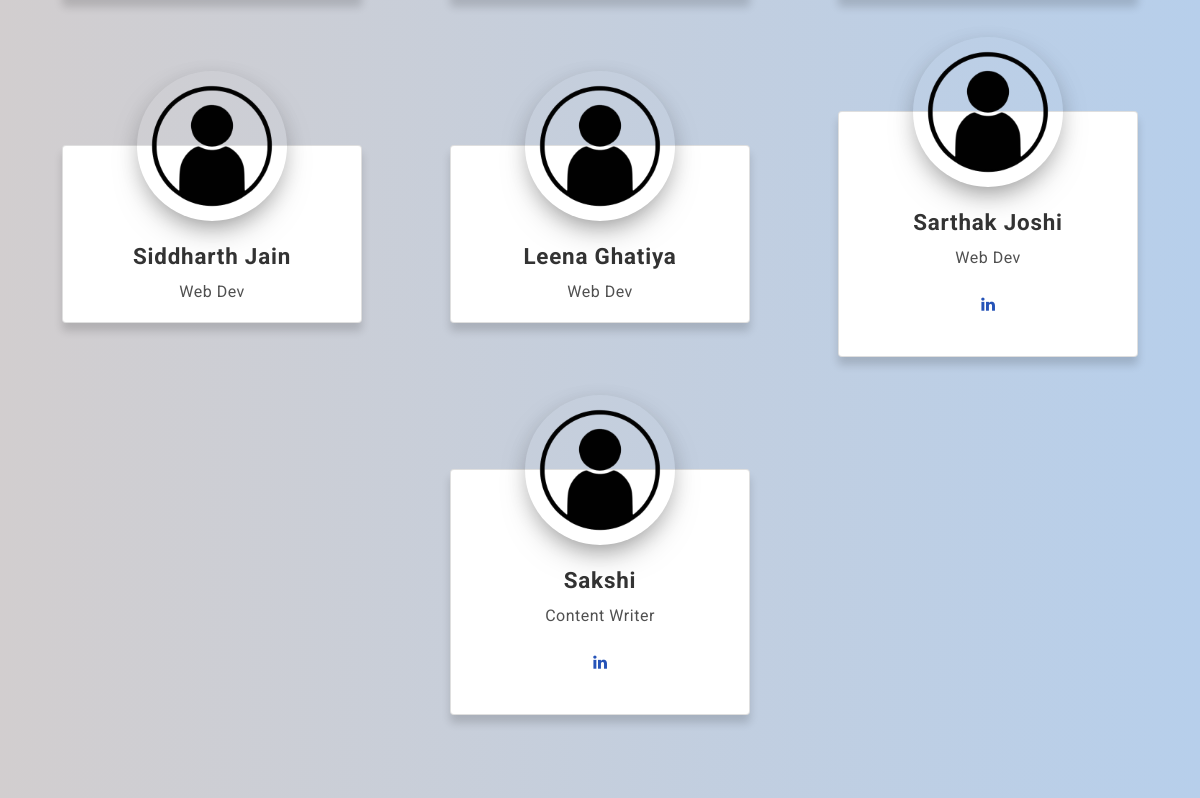
The page /faculty (middle part) on the database as committed earlier.
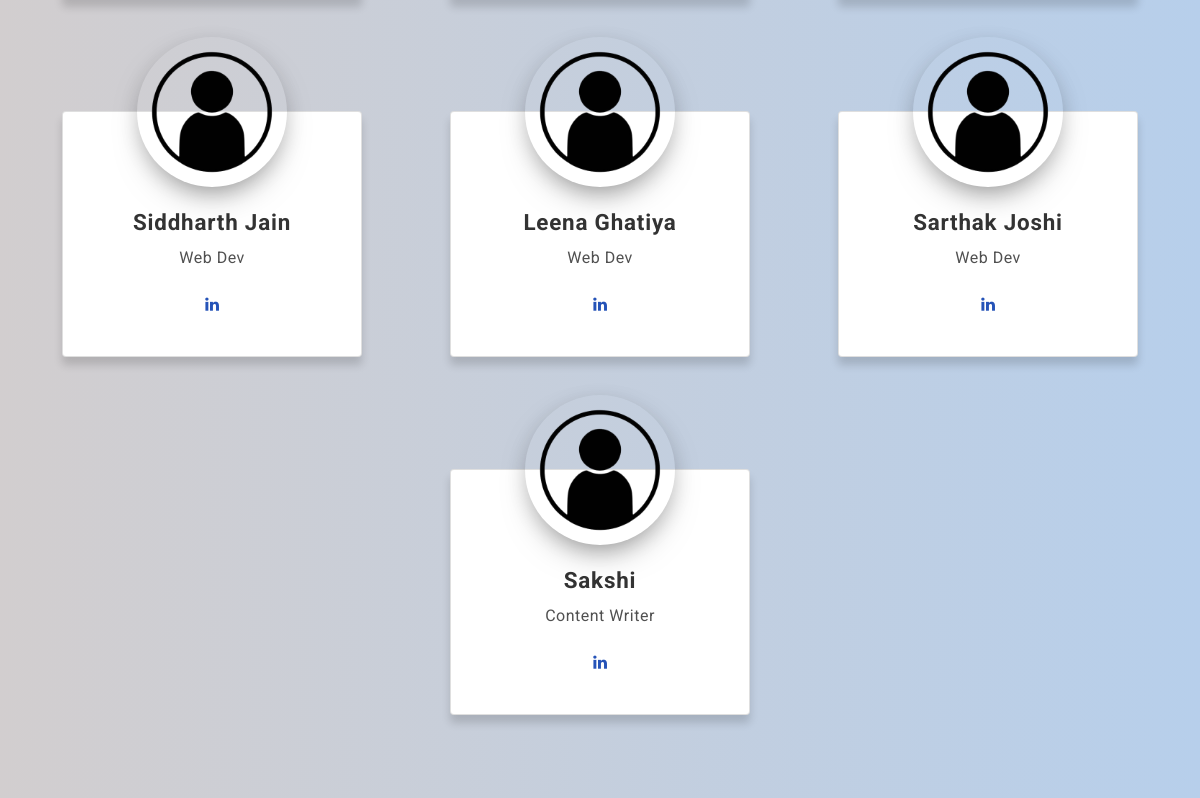
The same page on the database as committed later.
### main/models.py (models this page shows, shortened)
class Faculty(models.Model):
    name = models.CharField(max_length=100, blank=False)
    post = models.CharField(max_length=100, blank=False)
    linked_in = models.URLField(blank=True)
    facebook = models.URLField(blank=True)
    twitter = models.URLField(blank=True)

### main/views.py (the view)
# urls.py: path('faculty', views.faculty, name="faculty"),
def faculty(request):
    index=Index.objects.filter()[:1].get()
    programs=Programs.objects.all()
    context={'faculty': Faculty.objects.all(),'index':index,'programs':programs}
    return render(request, 'faculty.html', context)

### templates/faculty.html (shortened to what this page needs)
  {% extends 'index_main.html' %}
  {% load static %}
  {% block head %}
    <link rel="stylesheet" href="{% static 'assets/css/faculty_style.css' %}">
  {% endblock %}
  {% block main %}
  <section class="team-section">
      <div class="containerfac">
            <div class="row">
                {%  for faculty in faculty %}
                <div class="card">
                    <div class="card-image">
                        <img src="{% static 'assets/images/team.png' %}" alt="Profile image">
                    </div>
                    <p class="name">{{faculty.name}}</p>
                    <p>{{faculty.post}}</p>
                    <div class="socials">
                        {% if faculty.linked_in %}
                    <button class="buttonli"><span id="outside"><a href="{{faculty.linked_in}}"><span class="fa fa-linkedin"></span></a></span></button>
                    {% endif %}
                </div>
            </div>
            {% endfor %}
        </div>
         </div>
  </section>
  {% endblock %}

### templates/index_main.html (shortened to what this page needs)
{% load static %}
<!doctype html>
<html lang="en">
<head>
    {% block head %}
    {% endblock %}
    <link rel="stylesheet" href="{% static 'assets/css/slick.css' %}">
    <link rel="stylesheet" href="{% static 'assets/css/animate.css' %}">
    <link rel="stylesheet" href="{% static 'assets/css/nice-select.css' %}">
    <link rel="stylesheet" href="{% static 'assets/css/jquery.nice-number.min.css' %}">
    <link rel="stylesheet" href="{% static 'assets/css/magnific-popup.css' %}">
    <link rel="stylesheet" href="{% static 'assets/css/bootstrap.min.css' %}">
    <link rel="stylesheet" href="{% static 'assets/css/font-awesome.min.css' %}">
    <link rel="stylesheet" href="{% static 'assets/css/default.css' %}">
    <link rel="stylesheet" href="{% static 'assets/css/responsive.css' %}">
    <link rel="stylesheet" href="{% static 'assets/css/contact_style.css' %}">
    <link rel="stylesheet" href="{% static 'assets/css/style.css' %}">
</head>
<body>
    {% block main %}
    {% endblock %}
</body>
</html>

### static/assets/css/faculty_style.css (style rules this page uses)
* { transition: all 0.3s ease-out; }
body { margin:0; flex-wrap: wrap; justify-content: center; align-items: center; }
* { box-sizing: border-box; }
.team-section { background: rgb(210,206,207); background: linear-gradient(90deg, rgba(210,206,207,1) 0%, rgba(183,207,235,1) 100%); min-height: 100vh; padding:70px 15px 30px; }
.containerfac { max-width: 2000px; margin:auto; }
.row { display: flex; flex-wrap: wrap; justify-content: center; align-items: center; }
.card { position: relative; width: 300px; background-color: #fff; border-radius: 8px; box-shadow: 0 8px 8px 0 rgba(0, 0, 0, 0.15); padding: 16px; margin: 56px 44px; display: flex; flex-direction: column; justify-content: center; align-items: center; }
.card-image { width: 150px; height: 150px; border-radius: 50%; overflow: hidden; position: absolute; top: 0; left: 50%; transform: translate(-50%, -50%); box-shadow: 0 15px 35px -15px rgba(0, 0, 0, 0.5), 0 5px 20px 0 rgba(0, 0, 0, 0.1); }
.card-image img { width: 100%; transform: scale(1.2); }
p { line-height: 24px; letter-spacing: 0.5px; margin-bottom: 12px; }
.name { margin-top: 80px; font-size: 1.4em; color: #333; font-weight: bold; letter-spacing: 0.8px; margin-bottom: 8px; }
.socials { display: flex; align-items: center; justify-content: center; color: #fff; }
.buttonli { margin: 12px 8px; width: 44px; height: 44px; border: none; border-radius: 50%; cursor: pointer; color: #0077b5; background-color: #fff; }
i, a { color: #fff; }

Rows that differ between the two databases and show on the page:
changed Faculty "Siddharth Jain": linked_in empty → "https://linkedin.com/" (drawn)
changed Faculty "Leena Ghatiya": linked_in empty → "https://linkedin.com/" (drawn)
